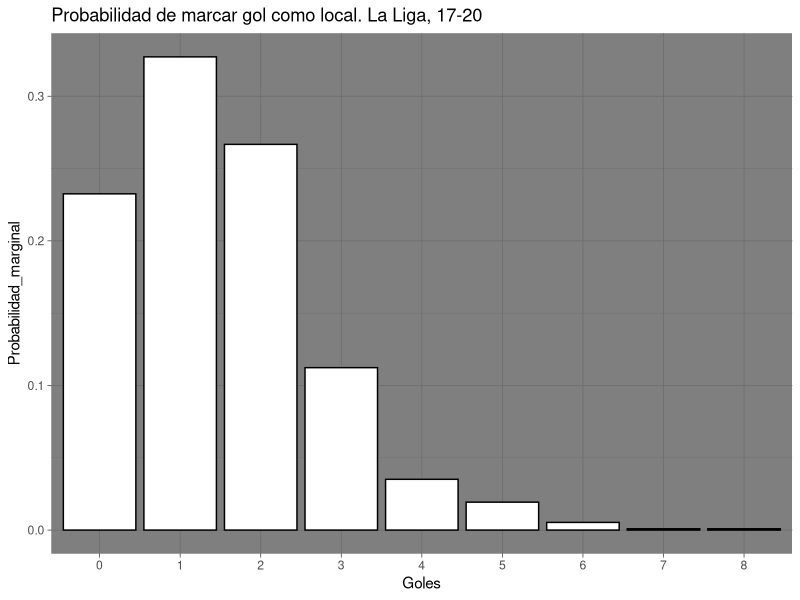
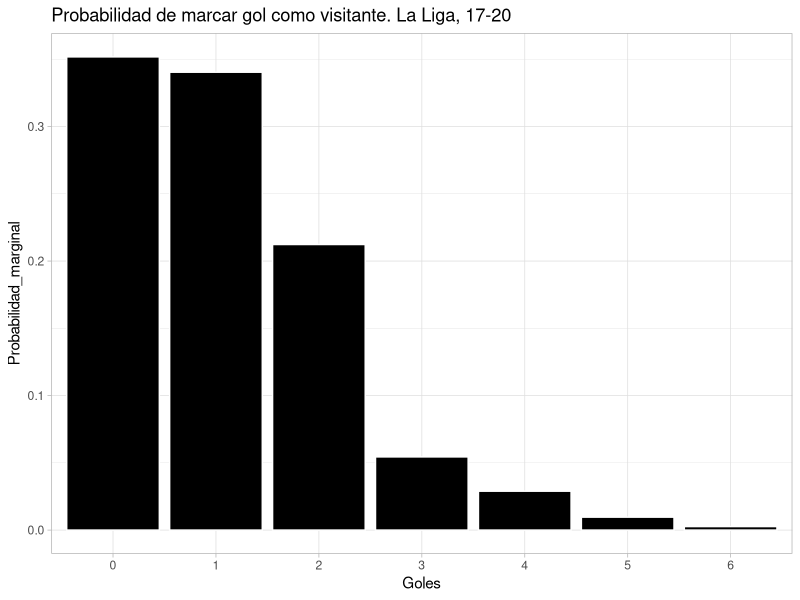
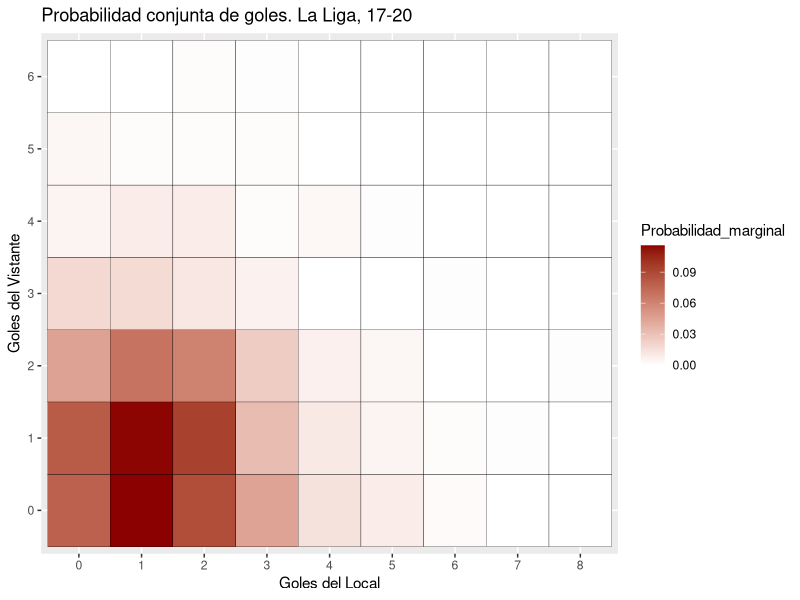

These figures' R source, in order:
# Cargamos la libreria ggplot para graficar, dplyr para modificar dataframes.
library(ggplot2)
library(dplyr)

# Declaramos nuestro directorio de trabajo, y de este, descargamos el archivo "laLiga.csv",
# el cuál se obtuvo escribiendo en un archivo el data frame resultante del postwork anterior.
setwd("C:/Users/valen/Documents/Bedu/Mod2/Programacion-con-R-Santander-master/Programacion-con-R-Santander-master/Sesion-03/Postwork_Al")
laLiga <- read.csv("laLiga.csv")
head(laLiga)
View(laLiga)


## 1.Con el último data frame obtenido en el postwork de la sesión 2, elabora tablas de 
## frecuencias relativas para estimar las siguientes probabilidades:
# La probabilidad (marginal) de que el equipo que juega en casa anote x goles (x=0,1,2,)
home <- round(table(laLiga$FTHG) / nrow(laLiga), 4);home
# La probabilidad (marginal) de que el equipo que juega como visitante anote y goles 
# (y=0,1,2,)
away <- round(table(laLiga$FTAG) / nrow(laLiga), 4);away
# La probabilidad (conjunta) de que el equipo que juega en casa anote x goles y el equipo 
# que juega como visitante anote y goles (x=0,1,2,, y=0,1,2,)
conditional <- round(table(laLiga$FTHG, laLiga$FTAG) / nrow(laLiga), 4);conditional


## 2. Realiza lo siguiente:
# Un gráfico de barras para las probabilidades marginales estimadas del número de goles 
# que anota el equipo de casa
home <- as.data.frame(home)  
head(home)
home <- home %>% mutate(Goles = Var1, Probabilidad_marginal = Freq) %>% 
  select(Goles, Probabilidad_marginal);
home
home %>% ggplot() + aes(x = Goles, y = Probabilidad_marginal) + 
  geom_col(color = 'black', fill = "white") +
  ggtitle("Probabilidad de marcar gol como local. La Liga, 17-20") +
  theme_dark()
# Un gráfico de barras para las probabilidades marginales estimadas del número de goles 
# que anota el equipo visitante.
away <- as.data.frame(away)  
head(away)
away <- away %>% mutate(Goles = Var1, Probabilidad_marginal = Freq) %>% 
  select(Goles, Probabilidad_marginal);
away
away %>% ggplot() + aes(x = Goles, y = Probabilidad_marginal) + 
  geom_col(color = 'white', fill = "black") +
  ggtitle("Probabilidad de marcar gol como visitante. La Liga, 17-20") +
  theme_light()
# Un HeatMap para las probabilidades conjuntas estimadas de los números de goles que 
# anotan el equipo de casa y el equipo visitante en un partido.
conditional <- as.data.frame(conditional);conditional
conditional <- conditional %>% rename(Local = Var1, Visita = Var2, Probabilidad_marginal = Freq)
head(conditional)
conditional %>% ggplot() + 
  aes(x = Local, y = Visita, fill = Probabilidad_marginal) +
  geom_tile(color = "black") +
  ggtitle("Probabilidad conjunta de goles. La Liga, 17-20") +
  scale_fill_gradient2(low = "darkgreen", mid = "white", high = "darkred") +
  xlab("Goles del Local") +
  ylab("Goles del Vistante")
